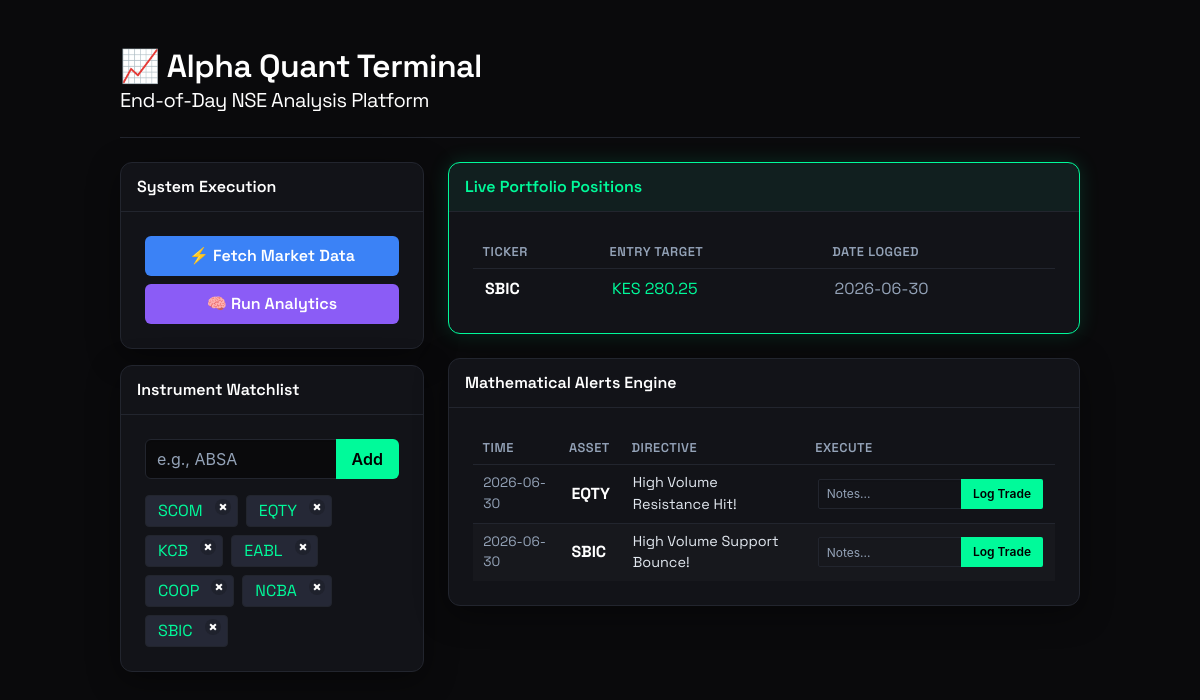
Before: / with the older database file.
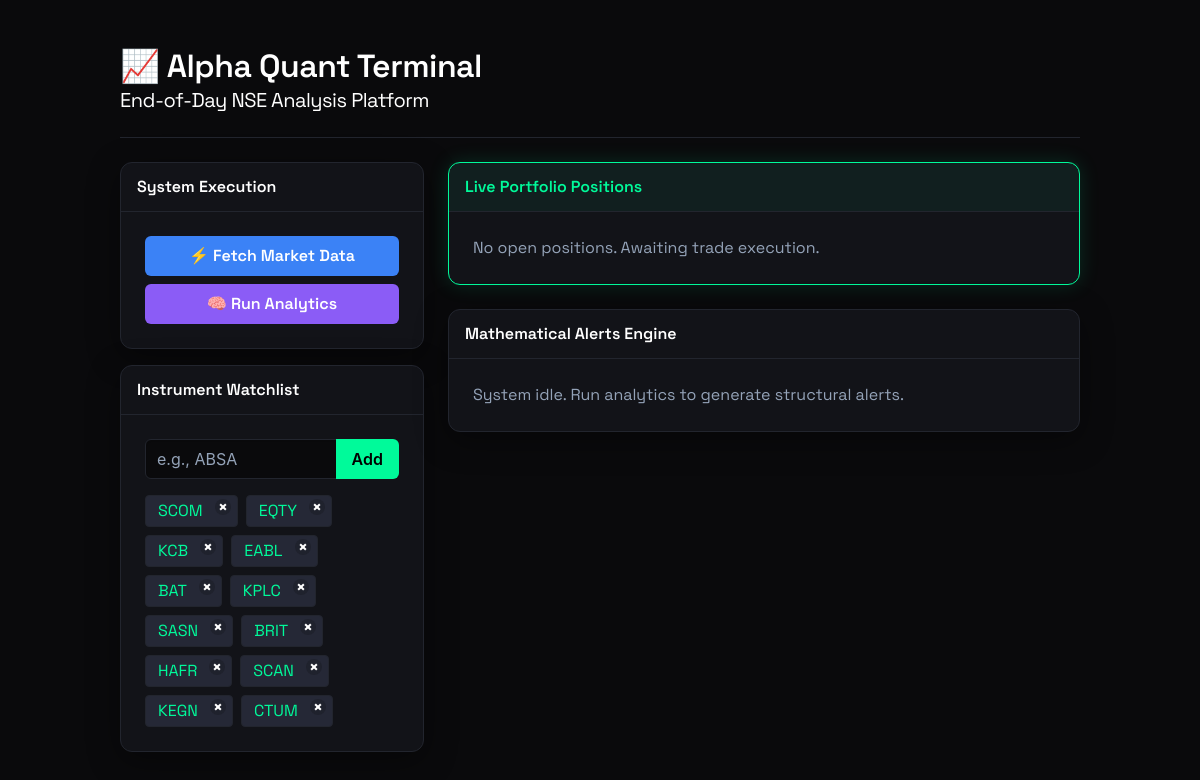
After: the same page with the newer database file.
### tables this page shows
CREATE TABLE monitored_tickers (
            ticker TEXT UNIQUE
        );

CREATE TABLE portfolio (
            id INTEGER PRIMARY KEY AUTOINCREMENT,
            ticker TEXT,
            entry_price REAL,
            shares INTEGER,
            date_entered TEXT,
            thesis TEXT,
            user_notes TEXT,
            status TEXT DEFAULT 'OPEN'
        );

CREATE TABLE trade_signals (
            id INTEGER PRIMARY KEY AUTOINCREMENT,
            date TEXT,
            ticker TEXT,
            signal_type TEXT,
            price REAL,
            z_score REAL,
            message TEXT,
            timestamp DATETIME DEFAULT CURRENT_TIMESTAMP
        );

### app.py (the view)
@app.route('/')
def index():
    conn = get_db_connection()
    tickers = conn.execute("SELECT ticker FROM monitored_tickers").fetchall()
    recent_data = conn.execute("SELECT * FROM daily_prices ORDER BY date DESC, ticker ASC LIMIT 15").fetchall()
    signals = conn.execute("SELECT * FROM trade_signals ORDER BY timestamp DESC LIMIT 10").fetchall()
    portfolio = conn.execute("SELECT * FROM portfolio WHERE status='OPEN' ORDER BY date_entered DESC").fetchall()
    conn.close()
    return render_template('index.html', tickers=tickers, recent_data=recent_data, signals=signals, portfolio=portfolio)

### app.py (called while the page is built)
def get_db_connection():
    conn = sqlite3.connect(DB_PATH)
    conn.row_factory = sqlite3.Row
    return conn

### templates/index.html (shortened to what this page needs)
<!DOCTYPE html>
<html lang="en">
<head>
    <link rel="stylesheet" href="https://cdn.jsdelivr.net/npm/bulma@0.9.4/css/bulma.min.css">
</head>
<body>
    <section class="section">
        <div class="container">
            <h1 class="title">📈 Alpha Quant Terminal</h1>
            <p class="subtitle has-text-grey-light">End-of-Day NSE Analysis Platform</p>
            <hr>
            <div class="columns">
                <div class="column is-one-third">
                    <div class="card mb-4">
                        <header class="card-header"><p class="card-header-title">System Execution</p></header>
                        <div class="card-content">
                            <div class="buttons">
                                <a href="{{ url_for('run_scraper') }}" class="button is-link is-fullwidth">⚡ Fetch Market Data</a>
                                <a href="{{ url_for('run_engine') }}" class="button is-primary is-fullwidth">🧠 Run Analytics</a>
                            </div>
                        </div>
                    </div>
                    <div class="card">
                        <header class="card-header"><p class="card-header-title">Instrument Watchlist</p></header>
                        <div class="card-content">
                            <form action="{{ url_for('add_ticker') }}" method="POST">
                                <div class="field has-addons">
                                    <div class="control is-expanded">
                                        <input class="input" type="text" name="ticker" placeholder="e.g., ABSA" required>
                                    </div>
                                    <div class="control">
                                        <button type="submit" class="button is-success">Add</button>
                                    </div>
                                </div>
                            </form>
                            <div class="tags mt-4">
                                {% for t in tickers %}
                                    <span class="tag is-info is-medium">
                                        {{ t.ticker }}
                                        <form action="{{ url_for('remove_ticker', ticker_name=t.ticker) }}" method="POST" class="delete-form">
                                            <button type="submit" class="delete is-small"></button>
                                        </form>
                                    </span>
                                {% endfor %}
                            </div>
                        </div>
                    </div>
                </div>
                <div class="column">
                    <div class="card mb-5 portfolio-card">
                        <header class="card-header"><p class="card-header-title">Live Portfolio Positions</p></header>
                        <div class="card-content">
                            {% if not portfolio %}
                                <p style="color: var(--text-muted)">No open positions. Awaiting trade execution.</p>
                            {% else %}
                                <table class="table is-fullwidth is-hoverable">
                                    <thead>
                                        <tr>
                                            <th>Ticker</th>
                                            <th>Entry Target</th>
                                            <th>Date Logged</th>
                                        </tr>
                                    </thead>
                                    <tbody>
                                        {% for pos in portfolio %}
                                        <tr>
                                            <td><strong style="color: white;">{{ pos.ticker }}</strong></td>
                                            <td style="color: var(--accent-green);">KES {{ pos.entry_price }}</td>
                                            <td style="color: var(--text-muted);">{{ pos.date_entered }}</td>
                                        </tr>
                                        {% endfor %}
                                    </tbody>
                                </table>
                            {% endif %}
                        </div>
                    </div>
                    <div class="card mb-5">
                        <header class="card-header"><p class="card-header-title">Mathematical Alerts Engine</p></header>
                        <div class="card-content">
                            {% if not signals %}
                                <p style="color: var(--text-muted)">System idle. Run analytics to generate structural alerts.</p>
                            {% else %}
                                <table class="table is-striped is-fullwidth">
                                    <thead>
                                        <tr>
                                            <th>Time</th>
                                            <th>Asset</th>
                                            <th>Directive</th>
                                            <th>Execute</th>
                                        </tr>
                                    </thead>
                                    <tbody>
                                        {% for sig in signals %}
                                        <tr>
                                            <td style="color: var(--text-muted); font-size: 0.85rem;">{{ sig.timestamp.split(' ')[0] }}</td>
                                            <td><strong style="color: white;">{{ sig.ticker }}</strong></td>
                                            <td style="font-size: 0.9rem;">{{ sig.message }}</td>
                                            <td>
                                                <form action="{{ url_for('execute_trade', signal_id=sig.id) }}" method="POST">
                                                    <div class="field has-addons">
                                                        <div class="control is-expanded">
                                                            <input class="input is-small" type="text" name="user_notes" placeholder="Notes..." required style="background: transparent; color: white; border-color: #22252e;">
                                                        </div>
                                                        <div class="control">
                                                            <button type="submit" class="button is-small is-success">Log Trade</button>
                                                        </div>
                                                    </div>
                                                </form>
                                            </td>
                                        </tr>
                                        {% endfor %}
                                    </tbody>
                                </table>
                            {% endif %}
                        </div>
                    </div>
                </div>
            </div>
        </div>
    </section>
</body>
</html>

### templates/index.html (style rules this page uses)
:root { --bg-color: #0a0a0c; --card-bg: #121318; --border-color: #22252e; --text-main: #e2e8f0; --text-muted: #94a3b8; --accent-green: #00fa9a; --accent-green-glow: rgba(0, 250, 154, 0.15); }
html, body { background-color: var(--bg-color); color: var(--text-main); font-family: 'Space Grotesk', sans-serif; min-height: 100vh; }
.title, .subtitle { color: #ffffff !important; letter-spacing: -0.5px; }
hr { background-color: var(--border-color); height: 1px; }
.card { background-color: var(--card-bg); border: 1px solid var(--border-color); border-radius: 12px; box-shadow: 0 8px 32px rgba(0, 0, 0, 0.4); color: var(--text-main); }
.card-header { background-color: transparent !important; border-bottom: 1px solid var(--border-color); box-shadow: none; }
.card-header-title { color: #ffffff !important; font-weight: 600; }
.portfolio-card { border: 1px solid var(--accent-green); box-shadow: 0 0 20px var(--accent-green-glow); }
.portfolio-card .card-header { background-color: rgba(0, 250, 154, 0.05) !important; }
.portfolio-card .card-header-title { color: var(--accent-green) !important; }
.input { background-color: var(--bg-color); border-color: var(--border-color); color: white; border-radius: 6px; }
.input::placeholder { color: var(--text-muted); }
.button { border-radius: 6px; font-weight: 600; transition: all 0.2s ease; }
.button.is-success { background-color: var(--accent-green); color: #000 !important; border: none; }
.button.is-link { background-color: #3b82f6; border: none; }
.button.is-primary { background-color: #8b5cf6; border: none; }
.tag.is-info { background-color: #252836 !important; color: var(--accent-green) !important; border: 1px solid var(--border-color); }
.tag .delete-form { display: inline-block; margin-left: 8px; margin-bottom: 0; vertical-align: middle; }

Changed rows visible on the page:
removed monitored_tickers: ticker "NCBA"
removed portfolio: ticker "SBIC", entry_price "280.25", date_entered "2026-06-30"
removed trade_signals: timestamp "2026-06-30", ticker "EQTY", message "High Volume Resistance Hit!"
removed trade_signals: timestamp "2026-06-30", ticker "SBIC", message "High Volume Support Bounce!"
changed monitored_tickers: ticker "COOP" → "BAT"
changed monitored_tickers: ticker "SBIC" → "KPLC"
added monitored_tickers: ticker "SASN"
added monitored_tickers: ticker "BRIT"
added monitored_tickers: ticker "HAFR"
added monitored_tickers: ticker "SCAN"
added monitored_tickers: ticker "KEGN"
added monitored_tickers: ticker "CTUM"
Other visible differences:
text no longer shown: "TICKER ENTRY TARGET DATE LOGGED TIME ASSET DIRECTIVE EXECUTE"
text now shown: "No open positions. Awaiting trade execution. System idle. Run analytics to generate structural alerts."
